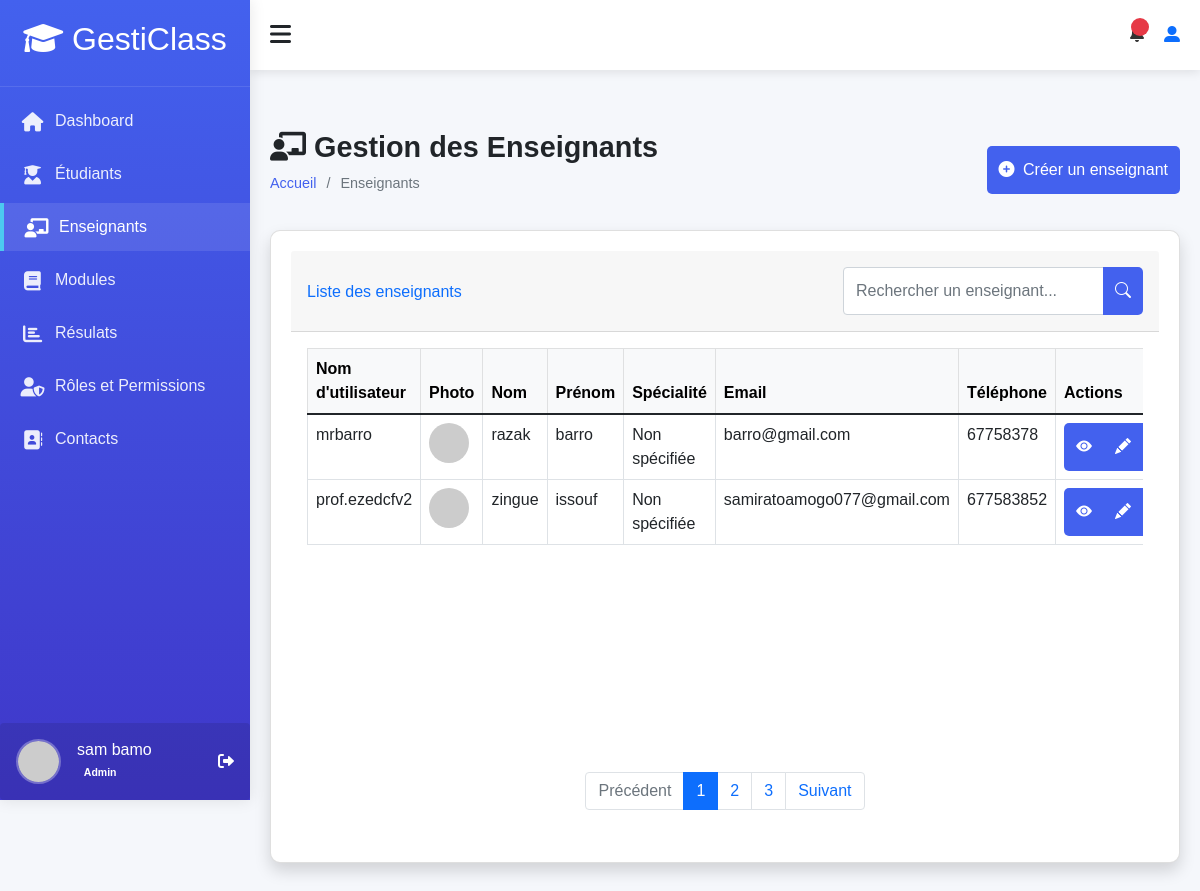
/accounts/teacher/list/ (signed in), run on the app's committed database.
### accounts/models.py (models this page shows, shortened)
class User(AbstractUser):
    ROLE_CHOICES = (
        ('admin', 'Administrateur'),
        ('teacher', 'Enseignant'),
        ('student', 'Élève'),
    )
    profil = models.CharField(max_length=10, choices=ROLE_CHOICES, default='student')
    phone = models.CharField(max_length=20, blank=True)
    birth_date = models.DateField(null=True, blank=True)
    photo = models.ImageField(upload_to='users/', null=True, blank=True)
    specialty = models.CharField(max_length=100, null=True, blank=True)
    hire_date = models.DateField(null=True, blank=True)
    address = models.TextField(blank=True)
    phone_number = models.CharField(max_length=15, blank=True)
    date_of_birth = models.DateField(null=True, blank=True)
    class Meta:
        permissions = [
        ("peut_acceder_module", "Peut acceder au module"),
        ("peut_acceder_aux_eleve", "Peut acceder aux eleves"),
        ("peut_acceder_aux_enseignants", "peut acceder aux enseigants"),
        ("peut_acceder_aux_roles", "peut acceder aux roles"),
        ("peut_acceder_au_dashboard", "Peut accéder au tableau de bord "),
        ("dashboard", "Peut voir les infos utiles  pour des étudiants"),
        ("peut_voir_infos_utile_teacher", "Peut voir les infos utiles pour des enseignants"),
        ("peut_agir_infos_utile_student", "Peut agir sur les infos utiles pour des étudiants"),
        ("peut_agir_infos_utile_teacher", "Peut agir sur les infos utiles pour des enseignants"),
        ("can_view_student_performance_data", "Peut voir ses données de performance  étudiants"),
        ("can_view_teacher_module_performance_data", "Peut voir les données de performance des modules des enseignants"),
        ("can_view_all_students_performance_data ", "Peut voir les données de performance de tous les étudiants"),
        ("can_view_student_list", "Peut voir la liste des étudiants"),
        ("can_view_teacher_list", "Peut voir la liste des enseignants"),
        ("can_view_module_list", "Peut voir la liste des modules"),
        ("can_view_results_list", "Peut voir la liste résultats"),
        ("can_view_suggestions_list", "Peut voir la liste des suggestions"),
        ("can_view_module_details", "Peut les details d'un module"),
        ("can_view_student_details", "Peut voir les détails d'un étudiant"),
        ("can_view_teacher_details", "Peut voir les détails d'un enseignant"),
        ("can_view_own_details", "Peut voir ses propres détails"),
        ("cans_view_results", "Peut voir les résultats"),
        ("can_view_own_results", "Peut voir ses propres résultats"),
        ("can_view_section__admin", "Peut voir la d'administration des section"),
        ("view_role", "Peut voir les rôles"),
        ("add_role", "Peut ajouter un rôle"),
        ("change_role", "Peut modifier un rôle"),
        ("delete_role", "Peut supprimer un rôle"),
        ("assign_role", "Peut assigner des rôles"),
        ("view_timetable", "Peut voir l'emploi du temps"),
        ("manage_timetable", "Peut gérer l'emploi du temps"),
        ("can_add_teacher", "Peut ajouter un enseignant"),
        ("can_add_student", "Peut ajouter un étudiant"),
        ("can_change_teacher", "Peut modifier un enseignant"),
        ("can_change_student", "Peut modifier un étudiant"),
        ("can_delete_teacher", "Peut supprimer un enseignant"),
        ("can_delete_student", "Peut supprimer un étudiant"),
        ("can_view_schoolinfo", "Peut voir les informations de l'école"),
        ("can_add_schoolinfo", "Peut ajouter les informations de l'école"),
        ("can_change_schoolinfo", "Peut modifier les informations de l'école"),
        ("can_delete_schoolinfo", "Peut supprimer les informations de l'école"),
        ]

### accounts/views.py (the view)
# urls.py: path('teacher/list/', views.list_teachers,
@login_required
@permission_required('accounts.can_view_teacher_list', raise_exception=True)
def list_teachers(request):
    teachers = User.objects.filter(profil='teacher')
    is_admin_user = hasattr(request.user, 'profil') and request.user.profil == 'admin'
    return render(request, 'teachers/list.html', {
        'teachers': teachers,
        'user_type': 'teacher',
        'is_admin': is_admin_user
    })

### accounts/templates/teachers/list.html (shortened to what this page needs)
{% extends "models/base.html" %}
{% load static %}
{% block content %}
<div class="content">
    <div class="page-title">
        <div>
            <h2><i class="fas fa-chalkboard-teacher me-2"></i>Gestion des Enseignants</h2>
            <ul class="breadcrumb">
                <li><a href="{% url 'dashboard:dashboard' %}">Accueil</a></li>
                <li>Enseignants</li>
            </ul>
        </div>
        {% if is_admin %}
        <button class="btn btn-primary" data-bs-toggle="modal" data-bs-target="#createTeacherModal">
            <i class="fas fa-plus-circle me-1"></i> Créer un enseignant
        </button>
        {% endif %}
    </div>
    <div class="card shadow mb-4">
        <div class="card-header py-3 d-flex flex-row align-items-center justify-content-between">
            <h6 class="m-0 font-weight-bold text-primary">Liste des enseignants</h6>
            <div class="d-flex gap-2">
                <div class="input-group" style="width: 300px;">
                    <input type="text" class="form-control" placeholder="Rechercher un enseignant..." id="searchInput">
                    <button class="btn btn-outline-primary" type="button" id="searchButton">
                        <i class="bi bi-search"></i>
                    </button>
                </div>
            </div>
        </div>
        <div class="card-body">
            <div class="table-responsive">
                <table class="table table-bordered table-hover" id="teacherTable" width="100%" cellspacing="0">
                    <thead class="table-light">
                        <tr>
                            <th>Nom d'utilisateur</th>
                            <th>Photo</th>
                            <th>Nom</th>
                            <th>Prénom</th>
                            <th>Spécialité</th>
                            <th>Email</th>
                            <th>Téléphone</th>
                            <th>Actions</th>
                        </tr>
                    </thead>
                    <tbody>
                        {% for teacher in teachers %}
                        <tr>
                            <td>{{ teacher.username }}</td>
                            <td>
                                {% if teacher.photo %}
                                    <img src="{{ teacher.photo.url }}" class="teacher-img rounded-circle" width="40" height="40">
                                {% else %}
                                    <img src="https://via.placeholder.com/40" class="teacher-img rounded-circle">
                                {% endif %}
                            </td>
                            <td>{{ teacher.last_name }}</td>
                            <td>{{ teacher.first_name }}</td>
                            <td>{{ teacher.speciality|default:"Non spécifiée" }}</td>
                            <td>{{ teacher.email }}</td>
                            <td>{{ teacher.phone|default:"Non renseigné" }}</td>
                            <td>
                                <div class="btn-group" role="group">
                                    <a href="{% url 'accounts:teacher_detail' teacher.id %}"
                                       class="btn btn-outline-primary btn-sm"
                                       data-bs-toggle="tooltip"
                                       title="Voir détails">
                                        <i class="bi bi-eye-fill"></i>
                                    </a>
                                    {% if is_admin %}
                                    <a href="{% url 'accounts:update_teacher' teacher.id %}"
                                       class="btn btn-outline-warning btn-sm"
                                       data-bs-toggle="tooltip"
                                       title="Modifier">
                                        <i class="bi bi-pencil-fill"></i>
                                    </a>
                                    {% endif %}
                                </div>
                            </td>
                        </tr>
                        {% endfor %}
                    </tbody>
                </table>
            </div>
            <nav aria-label="Page navigation example">
                <ul class="pagination justify-content-center mt-4">
                    <li class="page-item disabled">
                        <a class="page-link" href="#" tabindex="-1">Précédent</a>
                    </li>
                    <li class="page-item active"><a class="page-link" href="#">1</a></li>
                    <li class="page-item"><a class="page-link" href="#">2</a></li>
                    <li class="page-item"><a class="page-link" href="#">3</a></li>
                    <li class="page-item">
                        <a class="page-link" href="#">Suivant</a>
                    </li>
                </ul>
            </nav>
        </div>
    </div>
</div>
{% endblock %}

### templates/models/sidebar.html
<div class="sidebar" id="sidebar">
    <div class="sidebar-header">
        <h2><i class="fas fa-graduation-cap text-white"></i> GestiClass</h2>
    </div>
    <div class="sidebar-menu">
        <ul>
            <li><a href="{% url 'dashboard:dashboard' %}" class="active"><i class="fas fa-home"></i> Dashboard</a></li>
            <li><a href="{% url 'accounts:students_list' %}"><i class="fas fa-user-graduate"></i> Étudiants</a></li>
            {% if perms.accounts.peut_acceder_aux_enseignants %}
            <li><a href="{% url 'accounts:teachers_list' %}" ><i class="fas fa-chalkboard-teacher"></i> Enseignants</a></li>
            {% endif %}
            {% if perms.accounts.peut_acceder_module %}
            <li><a href="{% url 'accounts:modules_list' %}"><i class="fas fa-book"></i> Modules</a></li>
            {% endif %}
            <li><a href="{% url 'accounts:results_list' %}"><i class="fas fa-chart-bar"></i> Résulats</a></li>
            {% if perms.accounts.peut_acceder_aux_roles %}
            <li><a href="{% url 'accounts:role_list' %}"><i class="fas fa-user-shield"></i> Rôles et Permissions</a></li>
            {% endif %}
            <li><a href="{% url 'accounts:contact' %}"><i class="fas fa-address-book"></i> Contacts</a></li>
        </ul>
    </div>
    <div class="user-profile d-flex align-items-center p-3 rounded ">
        {% if user.photo %}
            <img src="{{ user.photo.url }}"
                 alt="Photo de {{ user.get_full_name }}"
                 class="rounded-circle me-3"
                 style="width: 45px; height: 45px; object-fit: cover;">
        {% else %}
            <img src="https://ui-avatars.com/api/?name={{ user.first_name }}+{{ user.last_name }}&background=0D8ABC&color=fff&size=128"
                 alt="Avatar de {{ user.get_full_name }}"
                 class="rounded-circle me-3"
                 style="width: 45px; height: 45px; object-fit: cover;">
        {% endif %}
        <div class="user-info">
            <h6 class="mb-0  ">{{ user.get_full_name }}</h6>
            <small>
                {% if user.profil == 'student' %}
                    <span class="badge rounded-pill">Élève</span>
                {% elif user.profil == 'teacher' %}
                    <span class="badge rounded-pill" >Professeur</span>
                {% elif user.profil == 'admin' %}
                    <span class="badge rounded-pill" >Admin</span>
                {% endif %}
            </small>
        </div>
        <div class="ms-auto">
            <a href="{% url 'accounts:logout' %}" class="text-decoration-none text-white">
                <i class="fas fa-sign-out-alt"></i>
            </a>
        </div>
    </div>
</div>

### templates/models/base.html (style rules this page uses)
:root { --primary: #4361ee; --secondary: #3f37c9; --success: #4cc9f0; --info: #4895ef; --warning: #f72585; --danger: #e63946; --light: #f8f9fa; --dark: #212529; --sidebar-width: 250px; --header-height: 70px; --transition: all 0.3s ease; }
* { margin: 0; padding: 0; box-sizing: border-box; font-family: 'Poppins', sans-serif; }
body { background-color: #f5f7fb; color: #333; overflow-x: hidden; }
.sidebar { width: var(--sidebar-width); background: linear-gradient(180deg, var(--primary) 0%, var(--secondary) 100%); color: white; height: 100vh; position: fixed; transition: var(--transition); z-index: 1000; box-shadow: 0 0 15px rgba(0, 0, 0, 0.1); }
.sidebar-header { padding: 20px; text-align: center; border-bottom: 1px solid rgba(255, 255, 255, 0.1); }
.sidebar-menu { padding: 10px 0; }
.sidebar-menu ul { list-style: none; padding: 0; margin: 0; }
.sidebar-menu li { margin-bottom: 5px; }
.sidebar-menu a { display: flex; align-items: center; padding: 12px 20px; color: rgba(255, 255, 255, 0.9); text-decoration: none; transition: var(--transition); font-size: 1rem; }
.sidebar-menu a:hover, .sidebar-menu a.active { background-color: rgba(255, 255, 255, 0.1); color: white; border-left: 4px solid var(--success); }
.sidebar-menu i { margin-right: 10px; font-size: 1.2rem; width: 25px; text-align: center; }
.user-profile { position: absolute; bottom: 0; width: 100%; padding: 15px; background-color: rgba(0, 0, 0, 0.1); display: flex; align-items: center; }
.user-profile img { width: 40px; height: 40px; border-radius: 50%; object-fit: cover; margin-right: 10px; border: 2px solid rgba(255, 255, 255, 0.3); }
.content { padding: 20px; }
.page-title { margin-bottom: 20px; display: flex; justify-content: space-between; align-items: center; }
.page-title h2 { font-size: 1.8rem; color: var(--dark); font-weight: 600; }
.breadcrumb { display: flex; list-style: none; }
.breadcrumb li { margin-right: 10px; font-size: 0.9rem; color: #6c757d; }
.breadcrumb li:after { content: '/'; margin-left: 10px; }
.breadcrumb li:last-child:after { content: ''; }
.breadcrumb li a { color: var(--primary); text-decoration: none; }
.card { background-color: white; border-radius: 10px; box-shadow: 0 4px 10px rgba(0, 0, 0, 0.05); padding: 20px; transition: var(--transition); }
.table-responsive { min-height: 400px; }
.btn { display: block; padding: 12px; background-color: var(--primary); color: white; border: none; border-radius: 5px; cursor: pointer; font-size: 1rem; transition: var(--transition); }
.sidebar { width: var(--sidebar-width); transition: var(--transition); }

### data on the page
User: get_full_name "sam bamo"
User: username "mrbarro", last_name "razak", first_name "barro", speciality "Non spécifiée", email "barro@gmail.com", phone "67758378"
User: username "prof.ezedcfv2", last_name "zingue", first_name "issouf", speciality "Non spécifiée", email "samiratoamogo077@gmail.com", phone "677583852"
